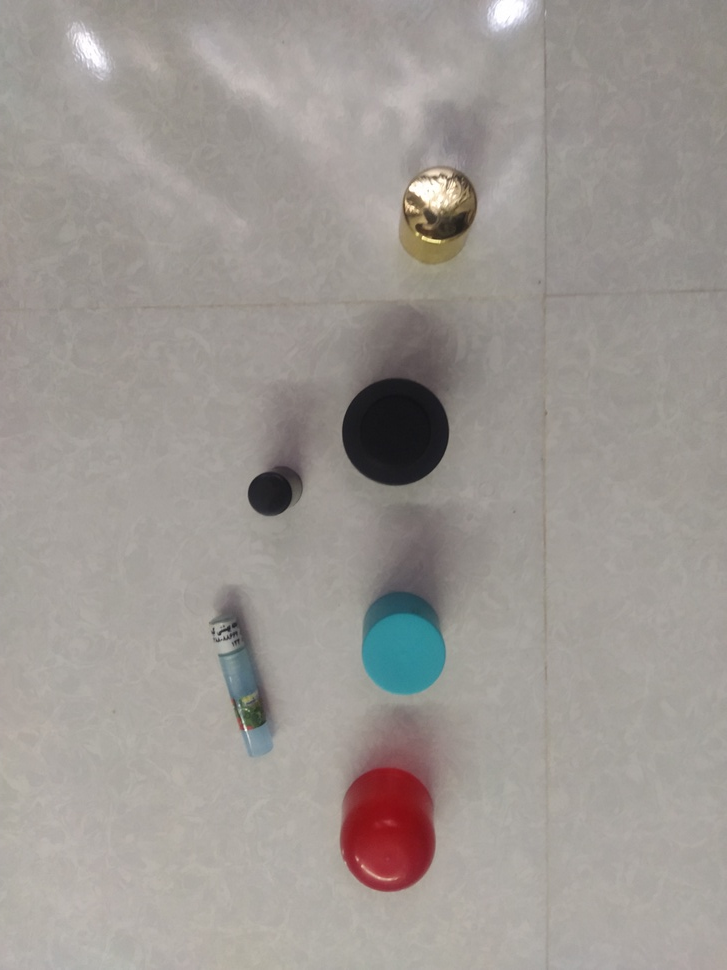
#> input picture ObjectPlacement/img samples/03.jpg, 727 x 970 px, shrunk from 3000 x 4000 before the run, given in place of video.avi, which was not available
$ python BD_DOG_v1.1.py
#> lines starting #> are read from the running program, lines starting #| are printed output that depends on the picture; pictures that were not available may be replaced by others from this repository, and a replacement may not be noted
#> further down, frame is the input picture: shape (970, 727, 3); mean B, G, R 147.2, 151.7, 157.2
import cv2 as cv


def dog(frame, low_kernel, low_sigma, high_kernel, high_sigma):
#> called with low_kernel = 3, low_sigma = 0, high_kernel = 5, high_sigma = 0
    frame = cv.cvtColor(frame, cv.COLOR_BGR2GRAY)
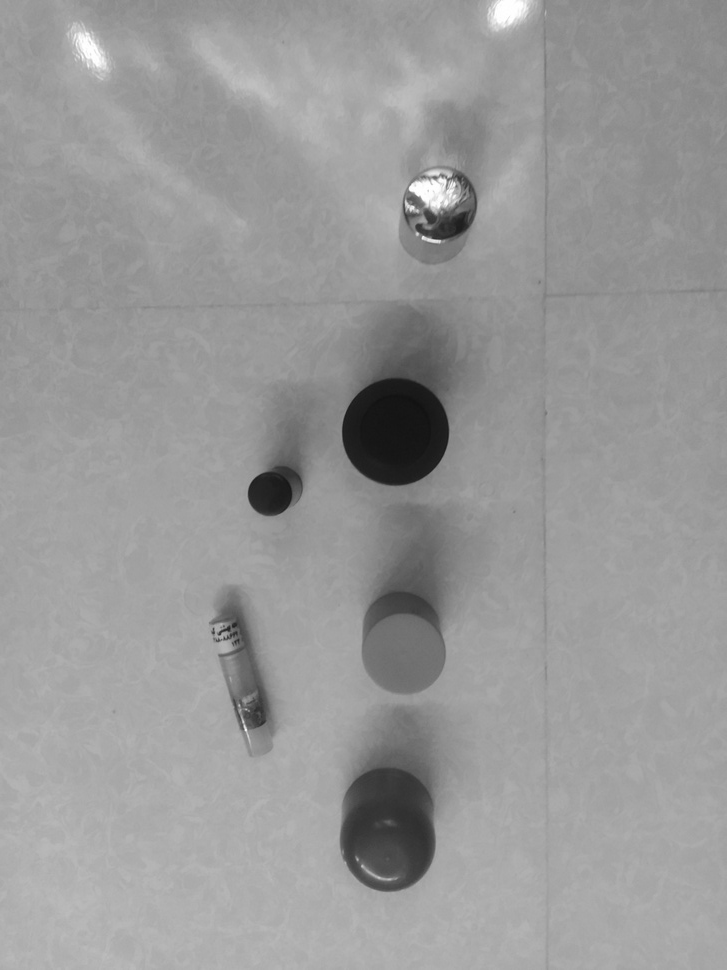
#> frame: shape (970, 727); min 17, max 255, mean 152.8
    low_gaussianBlur = cv.GaussianBlur(frame, (low_kernel, low_kernel), low_sigma)
    high_gaussianBlur = cv.GaussianBlur(frame, (high_kernel, high_kernel), high_sigma)
    return low_gaussianBlur - high_gaussianBlur
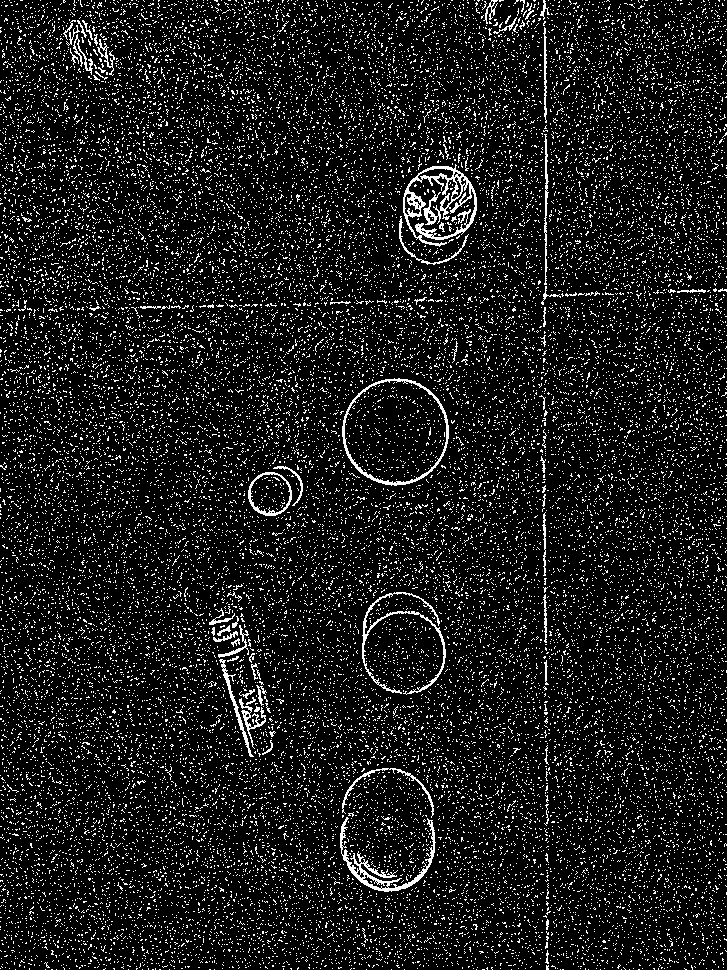
#> returned value: shape (970, 727); min 0, max 255, mean 27


def draw_rect_for_contours(frame, contours, hierarchy):
    try:
        hierarchy = hierarchy[0]
    except:
        hierarchy = []

    height, width = frame.shape[:2]
    min_x, min_y = width, height
    max_x = max_y = 0

    # computes the bounding box for the contour, and draws it on the frame,
    for contour, hier in zip(contours, hierarchy):
        (x, y, w, h) = cv.boundingRect(contour)
        min_x, max_x = min(x, min_x), max(x + w, max_x)
        min_y, max_y = min(y, min_y), max(y + h, max_y)
        if w > 80 and h > 80:
            cv.rectangle(frame, (x, y), (x + w, y + h), (255, 0, 0), 2)

    if max_x - min_x > 0 and max_y - min_y > 0:
        cv.rectangle(frame, (min_x, min_y), (max_x, max_y), (255, 255, 0), 2)

    return frame


def nothing(x):
    pass


def trackbar(blur_modes={"bilateral": 0, "gaussian": 1}, dog_params=(3, 0, 5, 0)):
    low_kernel, low_sigma, high_kernel, high_sigma = dog_params
    cv.namedWindow("Detection Tweaks")

    cv.createTrackbar(
        "Blur Modes",
        "Detection Tweaks",
        blur_modes["bilateral"],
        blur_modes["gaussian"],
        nothing,
    )

    cv.createTrackbar("low_kernel", "Detection Tweaks", low_kernel, 10, nothing)
    cv.createTrackbar("low_sigma", "Detection Tweaks", low_sigma, 50, nothing)
    cv.createTrackbar("high_kernel", "Detection Tweaks", high_kernel, 10, nothing)
    cv.createTrackbar("high_sigma", "Detection Tweaks", high_sigma, 70, nothing)


if __name__ == "__main__":
    trackbar()
    address = (
        "/home/zakaria/Documents/Projects/AtworkTasks/dataset/video/color/video.avi"
    )
    kernel_CROSS = cv.getStructuringElement(cv.MORPH_CROSS, (3, 3))
    kernel_RECT = cv.getStructuringElement(cv.MORPH_RECT, (3, 3))
    params = [(11, 21, 7), (11, 41, 21), (11, 61, 39)]

    # read frame
    cap = cv.VideoCapture(address)
    success, frame = cap.read()

    while success:
        low_kernel = cv.getTrackbarPos("low_kernel", "Detection Tweaks")
        low_kernel = low_kernel if low_kernel % 2 == 1 else low_kernel - 1

        low_sigma = cv.getTrackbarPos("low_sigma", "Detection Tweaks")

        high_kernel = cv.getTrackbarPos("high_kernel", "Detection Tweaks")
        high_kernel = high_kernel if high_kernel % 2 == 1 else high_kernel - 1

        high_sigma = cv.getTrackbarPos("high_sigma", "Detection Tweaks")

        foreground_mask = dog(frame, low_kernel, low_sigma, high_kernel, high_sigma)
        cv.imshow("foreground_mask", foreground_mask)

        blur_mode = cv.getTrackbarPos("Blur Modes", "Detection Tweaks")
        if blur_mode == 0:
            diameter, sigmaColor, sigmaSpace = params[1]
            blured_frame = cv.bilateralFilter(
                foreground_mask, diameter, sigmaColor, sigmaSpace
            )
        elif blur_mode == 1:
            blured_frame = cv.GaussianBlur(foreground_mask, (9, 9), 3)
        cv.imshow("blured_frame", blured_frame)

        # Process frame
        processed_foreground_mask = cv.morphologyEx(
            blured_frame, cv.MORPH_OPEN, kernel_RECT, iterations=1
        )
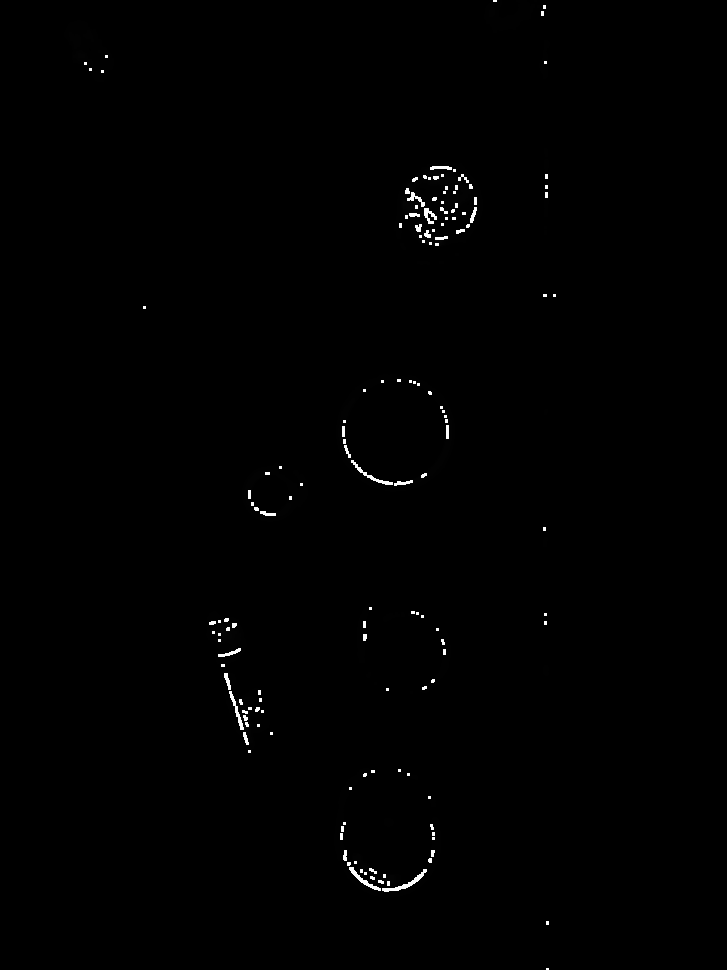
#> processed_foreground_mask: shape (970, 727); min 0, max 255, mean 1.2
        cv.imshow("processed_foreground_mask", processed_foreground_mask)

        # contours, hierarchy = cv.findContours(
        #    foreground_mask, cv.RETR_EXTERNAL, cv.CHAIN_APPROX_SIMPLE
        # )

        # draw_rect_for_contours(
        #    frame,
        #    contours,
        #    hierarchy,
        # )

        success, frame = cap.read()
        key = cv.waitKey()
#> (key q is pressed here)
        if key == ord("q"):
            break
        if key == ord("p"):
            cv.waitKey(-1)


cv.destroyAllWindows()
